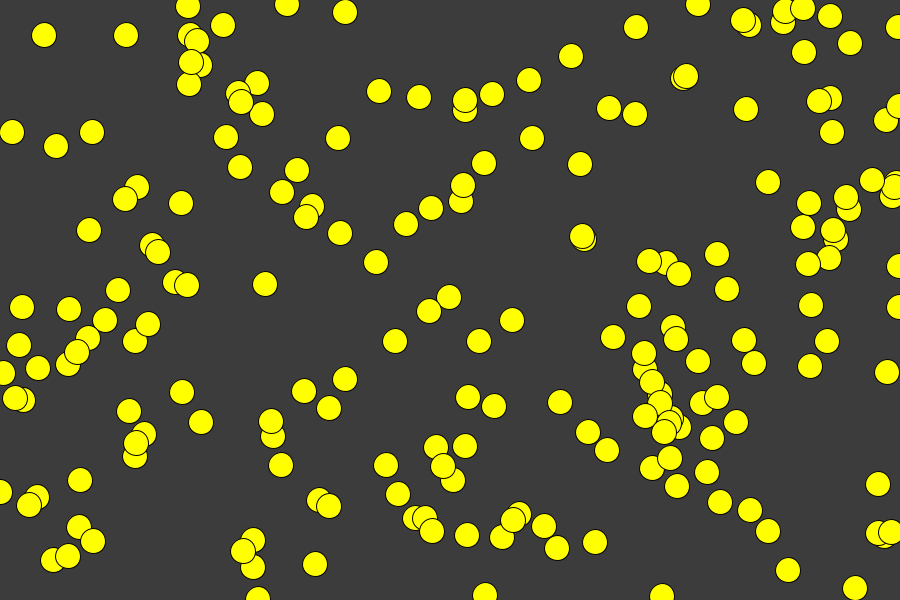
Frame 1 (no input)
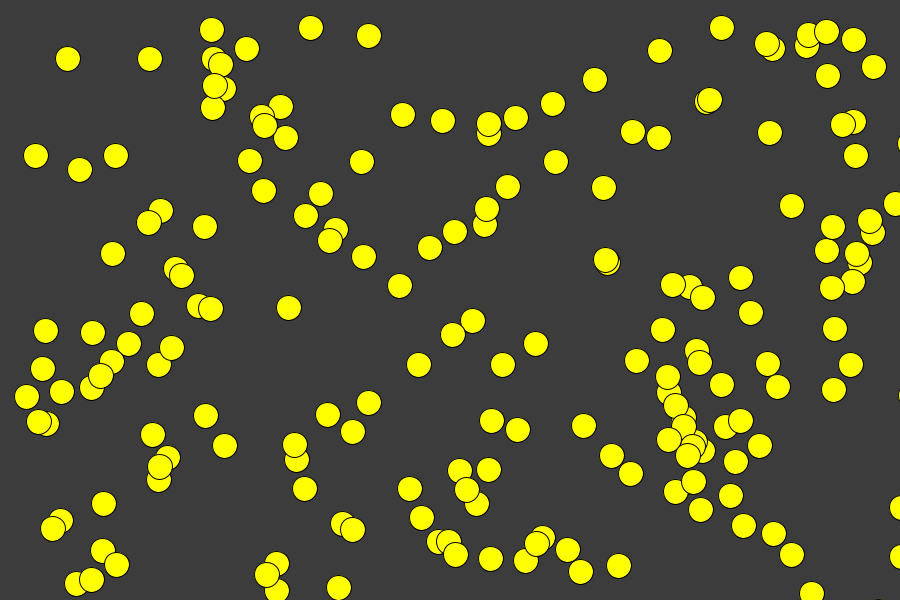
Frame 60 (the mouse pressed at the canvas centre just before this capture)
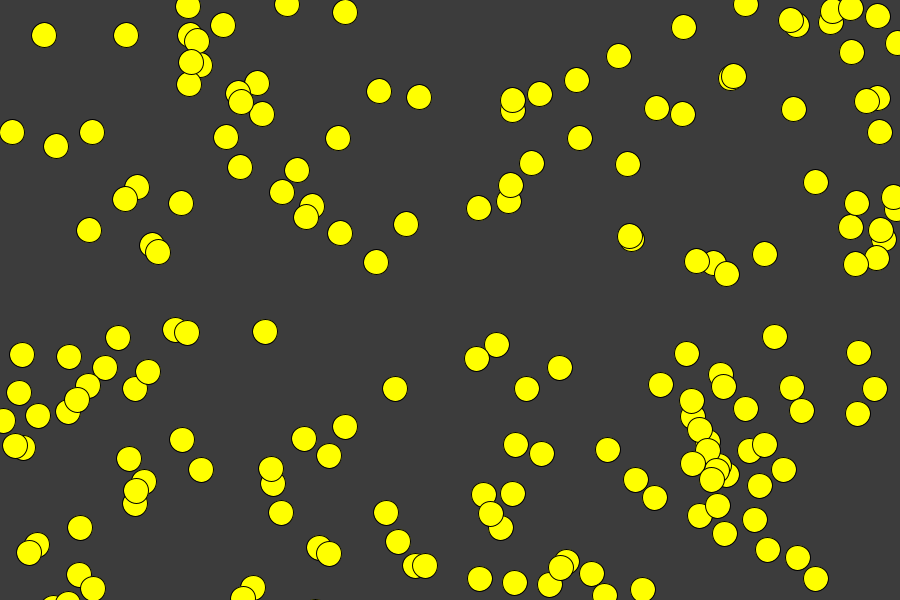
Frame 120 (the mouse held since frame 60 and released just before this capture)

The Processing sketch that drew these frames (run headless with seeded random() and noise(); from frame 60 on, the mouse is pressed at the canvas centre):

// Processing sketch: Chemotaxis
// ── Chemotaxis.pde
Bacteria[] cell = new Bacteria[200];
//String s = "code now";
//declare bacteria variables here   
void setup()   
{     
  size(900, 600);
  background(60);
  for(int i = 0; i < cell.length; i++){
  cell[i] = new Bacteria(width/2, height/2);
  }

  //initialize bacteria variables here
}   
void draw()   
{ 
  background(60);
  noLoop();
  for(int i = 0; i < cell.length; i++){
  cell[i].show();
  }

  //move and show the bacteria
}  

void mousePressed() {
  textSize(100);
  //  text(s, 300, height/2);
  //  background((int)(Math.random() * 255), (int)(Math.random() * 255), (int)(Math.random() * 255));
  // redraw();
}
class Bacteria    
{     
  float x_pos;
  float y_pos;

  Bacteria(int x, int y) {
    x_pos = (int)(Math.random() * 900);
    y_pos = (int)(Math.random() * 600);
  }

  void move() {

    if (x_pos <= mouseX) {
      x_pos = x_pos - 5;
    } else if (x_pos >= mouseX) {
      x_pos = x_pos + 5;
    }
  }

  void show() {
    fill(255, 255, 0);
    noLoop();
    ellipse(x_pos, y_pos, 25, 25);
    loop();
    if (mouseX >= x_pos) {
      x_pos = x_pos - .4;
    }
    if (mouseX <= x_pos) {
      x_pos = x_pos + .4;
    }
    if (mouseY >= y_pos) {
      y_pos = y_pos - .4;
    }
    if (mouseY <= y_pos) {
      y_pos = y_pos + .4;
    }
  }
  //lots of java!
}    
